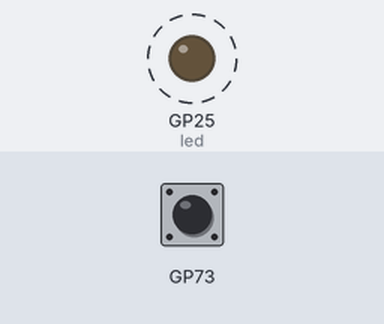
Bench run of a program on a simulated Raspberry Pi Pico running MicroPython. Parts: output pins drawn as LEDs (lit = HIGH). Dashed ring = blinking. The test bench sets the inputs (shaded band). What the program prints to the serial console is not drawn.

Above: at 1.2 s.
1.3 s: BOOTSEL button pressed for 0.15 s
Timing chart, 0 to 10.3 s (numbered marks = the images above; inputs shaded):
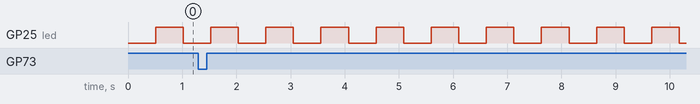

Measured:
- by itself, GP25 (led): alternates HIGH for 0.51 s and LOW for 0.51 s

The program:

s09_nonblocking.py
```python
# Blink the LED AND count button presses at the same time
import rp2
from machine import Pin
import time

led = Pin("LED", Pin.OUT)
BLINK_MS = 500                    # the LED changes every 500 ms
last_blink = time.ticks_ms()      # when did the LED change last?
previous = 0
count = 0

while True:
    now = time.ticks_ms()

    # job 1: blink - only when 500 ms have passed
    if time.ticks_diff(now, last_blink) >= BLINK_MS:
        led.toggle()
        last_blink = now

    # job 2: watch the button - in every loop
    pressed = rp2.bootsel_button()
    if pressed == 1 and previous == 0:
        count = count + 1
        print("Presses:", count)
    previous = pressed

    time.sleep_ms(10)             # a short pause is fine
```
